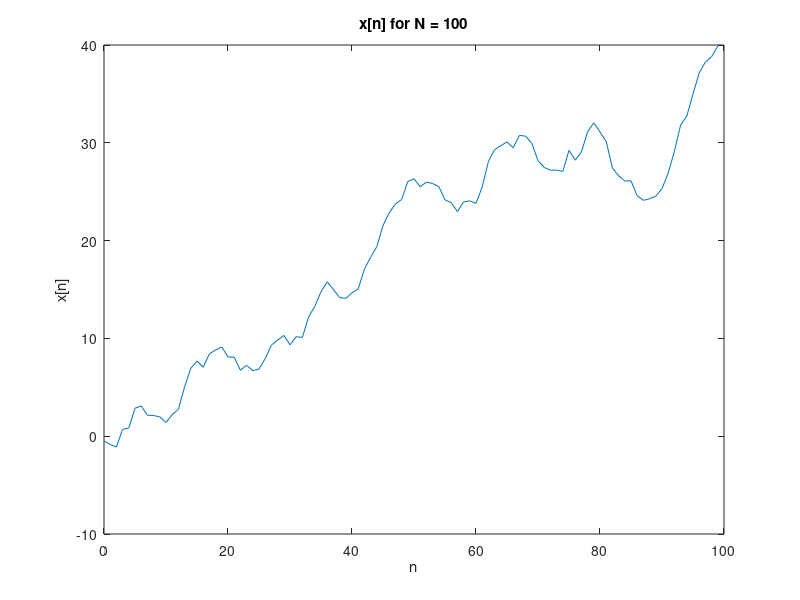

Reproduce this figure in MATLAB. (Note: this script raises an error after producing the figure.)
close all; clear all

rng(5)
% Generate 100 samples of x[n] in part b) based on difference equation 
% defined by the system function H(z)
ni = 0:99;
x = zeros(1,length(ni));
for n = ni
    if n >= 1
        x(n+1) = x(n+1)+1.9*x(n+1-1)-0.5*W(n+1-1);
    end
    if n >= 2
        x(n+1) = x(n+1)-0.9*x(n+1-2);
    end
    W(n+1) = randn; % note that the system is PZ
    x(n+1) = x(n+1) + W(n+1);
end
figure
plot(ni,x); xlabel('n'),ylabel('x[n]')
title('x[n] for N = 100')

% estimate the normalized autocorrelation using user defined function
% calcAC, implementing eqn 1.2.1
li = 0:99;
rho_hat = calcAC(x,length(li));

figure
subplot(211)
stem(li, rho_hat); 
xlabel('$$l$$','Interpreter','Latex')
ylabel('$$\hat{\rho_x}(l)$$','Interpreter','Latex')
xlim([0 20])
title('Estimated ACS')


% calculate the estimated PACS/lattice structures from the rho 
% values through application of the Yule-Walker equation given by eqn.
% 4.2.43. Note the Yule-Walker eqn is modified to accomodate the PZ system
% as is shown in eqn 4.4.9.
khat(1) = -rho_hat(3)/rho_hat(2);
for m = 2:20
    rhohat_vec = rho_hat(3:3+m-1)';
    P = length(rhohat_vec);
    Q = 1; 
    r1 = [fliplr(rho_hat(1:Q+1)) rho_hat(Q+1:Q+1+m-3)];
    c1 = rho_hat(Q+1:Q+1+m-1);
    Phat = toeplitz(c1,r1);
    tmp = -inv(Phat)*rhohat_vec;
    khat(m) = tmp(end);
end